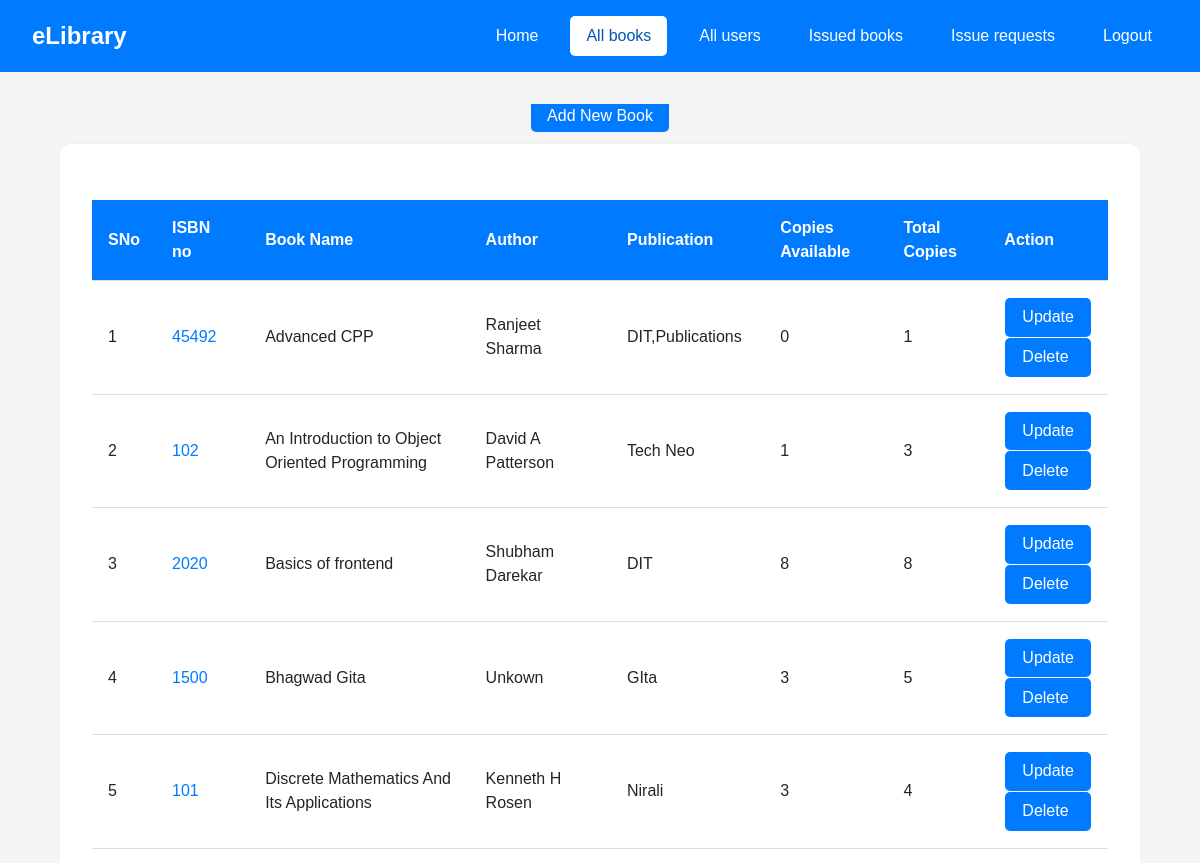
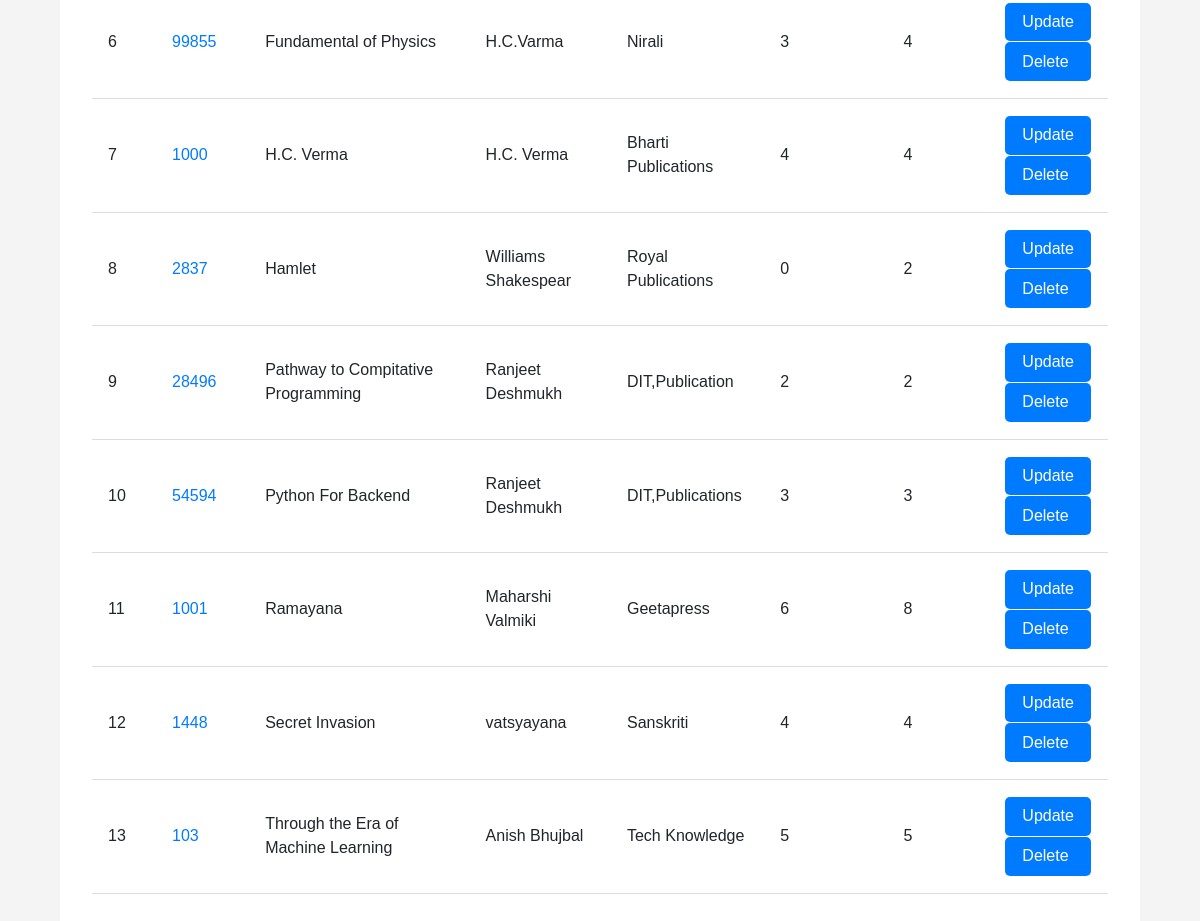
The page /admin/allBooks (signed in) on the database its author committed (2 pictures, top to bottom).
### app.py (models this page shows)
class Books(db.Model):
    __tablename__='books'
    isbn = db.Column(db.Integer, primary_key=True)
    book_name=db.Column(db.String,nullable=False)
    author=db.Column(db.String,nullable=False)
    publication=db.Column(db.String,nullable=False)
    total_copies=db.Column(db.Integer,nullable=False)
    available_copies=db.Column(db.Integer,nullable=False)

### app.py (the view)
@app.route('/admin/allBooks',methods=['GET'])
@login_required
def allBooks():
    books=db.session.query(Books).order_by(Books.book_name.asc()).all()
    return render_template('admin/allBooks.html',books=books)

### app.py (called while the page is built)
@login_manager.user_loader
def load_user(erpid):
    return User.query.get(int(erpid))

### templates/admin/allBooks.html (shortened to what this page needs)
<!DOCTYPE html>
<head>
    <link href="https://cdn.jsdelivr.net/npm/bootstrap@5.3.2/dist/css/bootstrap.min.css" rel="stylesheet">
    <link rel="stylesheet" href="https://cdnjs.cloudflare.com/ajax/libs/font-awesome/6.5.2/css/all.min.css" />
    <link rel="stylesheet" href="../../static/CSS/allBook.css">
    <link rel="stylesheet" href="{{url_for('static',filename = '/CSS/allbook.css')}}">
    <link rel="stylesheet" href="https://cdnjs.cloudflare.com/ajax/libs/font-awesome/6.5.2/css/all.min.css" />
</head>
<body>
    <nav>
        <div class="logo">eLibrary</div>
        <ul>
            <li><a href="/admin/dashboard"><button class="opt">Home</button></a></li>
            <li><a href="/admin/allBooks"><button class="home">All books</button></a></li>
            <li><a href="/admin/allUsers"><button class="opt">All users</button></a></li>
            <li><a href="/admin/issued_books"><button class="opt">Issued books</button></a></li>
            <li><a href="/admin/issue_request"><button class="opt">Issue requests</button></a></li>
            <li><a href="/logout"><button class="opt">Logout</button></a></a></li>
        </ul>
    </nav>
    <div class="tab">
        <div class="abc">
            <a href="/admin/addBook">Add New Book</a>
        </div>
        <div class="div">
        <br>
        <table id="all-books">
            <tr>
                <th>SNo</th>
                <th>ISBN no</th>
                <th>Book Name</th>
                <th>Author</th>
                <th>Publication</th>
                <th>Copies Available</th>
                <th>Total Copies</th>
                <th>Action</th>
            </tr>
            {% for book in books %}
            <tr>
                <td>{{loop.index}}</td>
                <td><a href="/admin/viewBook/{{book.isbn}}">{{book.isbn}}</a></td>
                <td>{{book.book_name}}</td>
                <td>{{book.author}}</td>
                <td>{{book.publication}}</td>
                <td>{{book.available_copies}}</td>
                <td>{{book.total_copies}}</td>
                <td>
                    <div class="abcb"><a href="/admin/updateBook/{{book.isbn}}" class="abcb">Update</a></div>
                    <div class="abcb"><a href="/admin/deleteBook/{{book.isbn}}" class="abcb">Delete</a></div>
                </td>
            </tr>
            {% endfor %}
        </table>
    </div>
</div>
</body>

### static/CSS/allBook.css (style rules this page uses)
body { font-family: Arial, sans-serif; background-color: #f4f4f4; margin: 0; padding: 0; }
nav { background: #007bff; color: white; display: flex; justify-content: space-between; align-items: center; padding: 1rem 2rem; }
nav .logo { font-size: 1.5rem; font-weight: bold; }
nav ul { list-style: none; margin: 0; padding: 0; display: flex; align-items: center; }
nav ul li { margin-left: 1rem; }
nav ul li a { text-decoration: none; color: white; }
.tab { width: 90%; margin: 2rem auto; text-align: center; -ms-overflow-style: none; scrollbar-width: none; }
.abc { margin-bottom: 1rem; }
.abc a { background-color: #007bff; color: #fff; padding: 0.5rem 1rem; text-decoration: none; border-radius: 5px; transition: background 0.3s ease; }
.abcb { display: flex; background-color: #007bff; color: #fff; padding: 0.2rem 0.5rem; margin: 1px; text-decoration: none; border-radius: 5px; transition: background 0.3s ease; }
button.opt { background-color: transparent; border: none; color: white; padding: 0.5rem 1rem; border-radius: 5px; cursor: pointer; transition: background 0.3s ease, color 0.3s ease; }
button.home { padding: 0.5rem 1rem; border: none; background-color: white; color: #0056b3; border-radius: 5px; }
.tab .div { background: #fff; border-radius: 10px; box-shadow: 0 4px 8px rgba(0, 0, 0, 0.1); padding: 2rem; overflow-x: auto; }
.tab { overflow: auto; scrollbar-width: none; }
.tab { -ms-overflow-style: none; overflow: -moz-scrollbars-none; }
table { width: 100%; border-collapse: collapse; margin-bottom: 2rem; }
table th, table td { padding: 1rem; text-align: left; border-bottom: 1px solid #ddd; }
table th { background: #007bff; color: white; }
table td a { color: #007bff; text-decoration: none; transition: color 0.3s ease; margin-right: 1rem; }

### rows shown on the page
Books: isbn "45492", book_name "Advanced CPP", author "Ranjeet Sharma", publication "DIT,Publications", available_copies "0", total_copies "1"
Books: isbn "102", book_name "An Introduction to Object Oriented Programming", author "David A Patterson", publication "Tech Neo", available_copies "1", total_copies "3"
Books: isbn "2020", book_name "Basics of frontend", author "Shubham Darekar", publication "DIT", available_copies "8", total_copies "8"
Books: isbn "1500", book_name "Bhagwad Gita", author "Unkown", publication "GIta", available_copies "3", total_copies "5"
Books: isbn "101", book_name "Discrete Mathematics And Its Applications", author "Kenneth H Rosen", publication "Nirali", available_copies "3", total_copies "4"
Books: isbn "99855", book_name "Fundamental of Physics", author "H.C.Varma", publication "Nirali", available_copies "3", total_copies "4"
Books: isbn "1000", book_name "H.C. Verma", author "H.C. Verma", publication "Bharti Publications", available_copies "4", total_copies "4"
Books: isbn "2837", book_name "Hamlet", author "Williams Shakespear", publication "Royal Publications", available_copies "0", total_copies "2"
Books: isbn "28496", book_name "Pathway to Compitative Programming", author "Ranjeet Deshmukh", publication "DIT,Publication", available_copies "2", total_copies "2"
Books: isbn "54594", book_name "Python For Backend", author "Ranjeet Deshmukh", publication "DIT,Publications", available_copies "3", total_copies "3"
Books: isbn "1001", book_name "Ramayana", author "Maharshi Valmiki", publication "Geetapress", available_copies "6", total_copies "8"
Books: isbn "1448", book_name "Secret Invasion", author "vatsyayana", publication "Sanskriti", available_copies "4", total_copies "4"
Books: isbn "103", book_name "Through the Era of Machine Learning", author "Anish Bhujbal", publication "Tech Knowledge", available_copies "5", total_copies "5"
